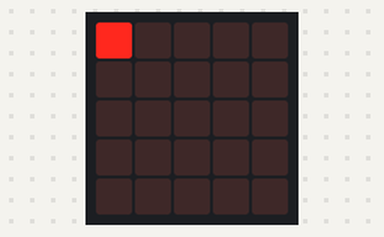
Bench run of a program on a simulated BBC micro:bit running MicroPython. Parts: the board's 5×5 LED display.

Above: at 0.15 s.
At 1.05 s:
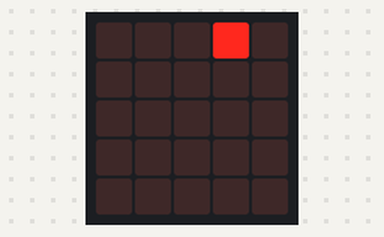
At 1.95 s:
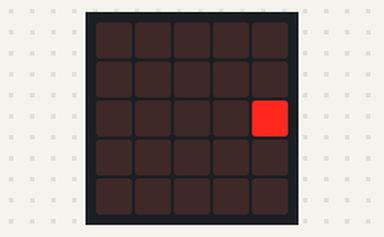
At 4.05 s:
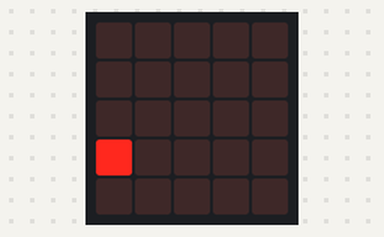
At 5.85 s:
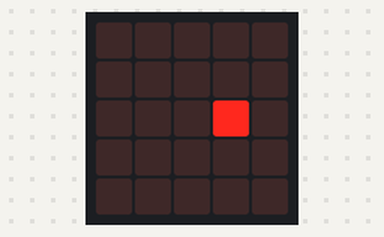
At 7.95 s:
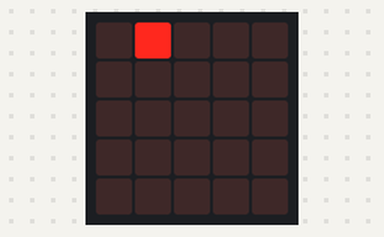

Measured:
- by itself, everything shown: repeats every 7.5 s, in 25 steps

The program:

vildosola-bit-spiral-dot.py
```python
"""
To get started, check out the "Device Simulator Express: Getting Started" command in the command pallete, which you can access with `CMD + SHIFT + P` For Mac and `CTRL + SHIFT + P` for Windows and Linux.

Get started with micro:bit and MicroPython on:
https://microbit-micropython.readthedocs.io/en/latest/.
"""

from microbit import *
from time import sleep
values = [[0,0],[1,0],[2,0],[3,0],[4,0], # I put the pattern in a multidimensional array, then arrange the values in spiral like pattern so that it will be easy.
        [4,1],[4,2],[4,3],[4,4],[3,4],
        [2,4],[1,4],[0,4],[0,3],[0,2],
        [0,1],[1,1],[2,1],[3,1],[3,2],
        [3,3],[2,3],[1,3],[1,2],[2,2]
       ]
count = len(values) # I put the lenght of my variable values in the count variable
counter = 0  # I make a variable counter to count the length of the values
while True: # While the statement is true it will not stop
    while counter < count: # I put a condition here that while my counter variable is less than the length of the values variable
        display.set_pixel(values[counter][0],values[counter][1],9) # I make the first value of my pattern light in a brightness of 9
        sleep(0.3) # If the line above is executed the light will sleep in 0.3 seconds
        display.set_pixel(values[counter][0],values[counter][1],0) # Then I make first value of my pattern turn to 0 means no light
        counter+=1 # Then my counter will iterates until the end of my pattern
    counter = 0 # If my counter is equal to the length of my values then my counter value is back to zero then it will the while condition will execute again
```
